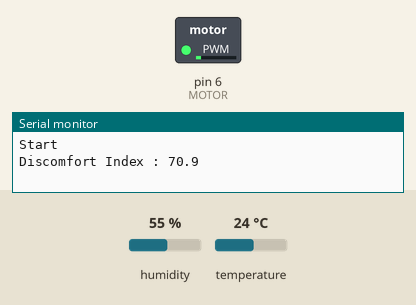
A sketch run on a simulated Arduino Uno, built with avr-gcc and run on an emulated ATmega328P. Parts: switched loads named in the sketch (green lamp = pin HIGH), the last lines printed to the serial monitor. The test bench sets the inputs (shaded band); at power-on: temperature 24 °C, humidity 55 %.

Above: at 2.8 s.
2.9 s: temperature set to 28 °C
At 7.2 s:
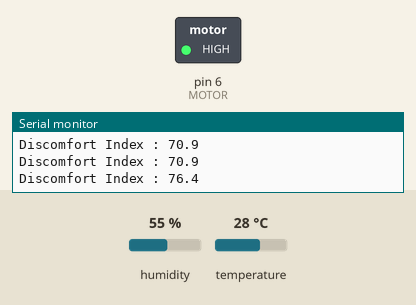
7.5 s: humidity set to 46 %
11.3 s: humidity set to 43 %
At 14.5 s:
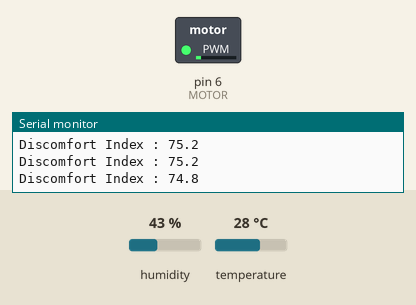
15.6 s: humidity set to 68 %
At 19.3 s:
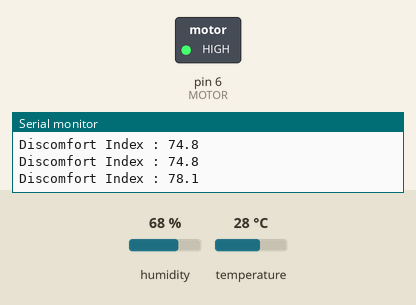
Timing chart, 0 to 20.7 s (numbered marks = the images above; inputs shaded):
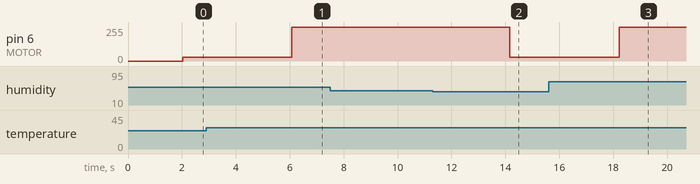

The sketch:

DHT_2.ino
```cpp
#include "DHT.h"

#define DHT_PIN 2
#define MOTOR 6
#define DHTTYPE DHT11

DHT dht(DHT_PIN, DHTTYPE);

float calc_di(float h, float t);

void setup() {
  // put your setup code here, to run once:
  pinMode(MOTOR, OUTPUT);
  Serial.begin(9600);
  Serial.print("Start \n");
  dht.begin();
}

void loop() {
  // put your main code here, to run repeatedly:
  float h = dht.readHumidity();       // 습도 데이터
  float t = dht.readTemperature();    // 온도 데이터

  float di = calc_di(h, t);
  delay(2000);

  if(isnan(h) || isnan(t)){
    Serial.print("Can't read Sensor data\n");
    return;
  }

  Serial.print("Discomfort Index : ");
  Serial.print(di, 1);
  Serial.print("\n");

  if(75 > di && di >= 65){
    analogWrite(MOTOR, 30);
  }
  else if(di >= 75){
    analogWrite(MOTOR, 255);
  }
  else{
    analogWrite(MOTOR, 0);
  }
}

float calc_di(float h, float t){
  return (float)9/5 * t - 0.55*((float)1 - h/100) * ((float)9/5 * t - 26) + 32;
}
```

Measured:
- the behaviour switches between 26 and 27 °C on temperature (found by bisection; images 0 and 1)
- the behaviour switches between 45 and 44 % on humidity (found by bisection; images 1 and 2)
- after the input at 2.9 s, pin 6 (MOTOR): 30/255 → 255/255 after 3.2 s
- after the input at 11.3 s, pin 6 (MOTOR): 255/255 → 30/255 after 2.9 s
- after the input at 15.6 s, pin 6 (MOTOR): 30/255 → 255/255 after 2.6 s
